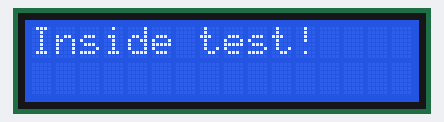
Bench run of a program on a simulated Raspberry Pi Pico running MicroPython. Parts: 16×2 character LCD. A reset restarts the program; values from a settings file that is not in the repository are placeholders.

Above: at 10.6 s.

The program:

test.py
```python
from lcd import LCD
import network
import urequests
import ujson
import time
import machine

from my_secrets import FIREBASE_URL

lcd = LCD(rs=13, e=12, d4=11, d5=10, d6=9, d7=8)

def check_messages():
    try:
        response = urequests.get(FIREBASE_URL)
        messages = response.json()
        response.close()

        if messages:
            for msg_id, msg_data in messages.items():
                if not msg_data.get("read", False):  # Only process unread messages
                    print("New message:", msg_data["text"])
                    lcd.clear()
                    lcd.write(msg_data["text"])

                    # Mark message as read
                    mark_message_as_read(msg_id)
    except Exception as e:
        print("Error fetching messages:", e)

def mark_message_as_read(msg_id):
    update_url = f"{FIREBASE_URL[:-5]}/{msg_id}.json"
    update_data = ujson.dumps({"read": True})
    try:
        urequests.patch(update_url, data=update_data)
        print(f"Marked {msg_id} as read.")
    except Exception as e:
        print("Error updating message:", e)

wlan = network.WLAN(network.STA_IF)
wlan.active(True)

lcd.clear()
lcd.write("Inside test!")
time.sleep(10)

while True:
    if not wlan.isconnected():
        lcd.clear()
        lcd.write("Reconnecting...")
        machine.reset()

    check_messages()
    time.sleep(5)
```

lcd.py
```python
from machine import Pin
from time import sleep

class LCD:
    def __init__(self, rs, e, d4, d5, d6, d7):
        self.rs = Pin(rs, Pin.OUT)
        self.e = Pin(e, Pin.OUT)
        self.data_pins = [Pin(d4, Pin.OUT), Pin(d5, Pin.OUT), Pin(d6, Pin.OUT), Pin(d7, Pin.OUT)]
        self.initialize()

    def pulse_enable(self):
        """pulse the enable pin to send data """
        self.e.value(1)
        sleep(0.0005)
        self.e.value(0)
        sleep(0.0005)

    def send_nibble(self, nibble):
        """ send 4 bit data to the LCD """
        for i in range(4):
            self.data_pins[i].value((nibble >> i) & 1)
        self.pulse_enable()

    def send_byte(self, byte, is_command=True):
        """ send a full byte in 2 nibbles """
        self.rs.value(0 if is_command else 1) # 0 = command, 1 = data
        self.send_nibble(byte >> 4) # send high nibble
        self.send_nibble(byte & 0x0F) # send low nibble

    def initialize(self):
        """ initialize the LCD in 4 bit mode """
        sleep(0.05) # wait for LCD to power up
        self.send_nibble(0x03) # force 8 bit mode
        sleep(0.005)
        self.send_nibble(0x03)
        sleep(0.001)
        self.send_nibble(0x03)
        self.send_nibble(0x02) # set to 4 bit mode

        # function set: 4 bit mode, 2 lines, 5x8 dots
        self.send_byte(0x28)
        # display on, cursor off, blink off
        self.send_byte(0x0C)
        # clear display
        self.send_byte(0x01)
        sleep(0.002)
        # entry mode set: increment, no shift
        self.send_byte(0x06)

    def clear(self):
        """ clear the display """
        self.send_byte(0x01)
        sleep(0.002)

    def write(self, text):
        """ write a string to the display """
        for char in text:
            self.send_byte(ord(char), is_command=False)

    def scroll_left(self, delay=0.3, steps=16):
        """Scroll text left across the display."""
        for _ in range(steps):
            self.send_byte(0x18)  # Shift display left
            sleep(delay)

    def scroll_right(self, delay=0.3, steps=16):
        """Scroll text right across the display."""
        for _ in range(steps):
            self.send_byte(0x1C)  # Shift display right
            sleep(delay)

# RS is purple- gp13
# enable is green- gp12
# d4 11, d5 10, d6 9, d7 8
```

Measured:
- by itself, everything shown: repeats every 10.4 s, in 4 steps
- what the display in image 0 shows lasts 10.0 s, from 10.6 s to 20.6 s
